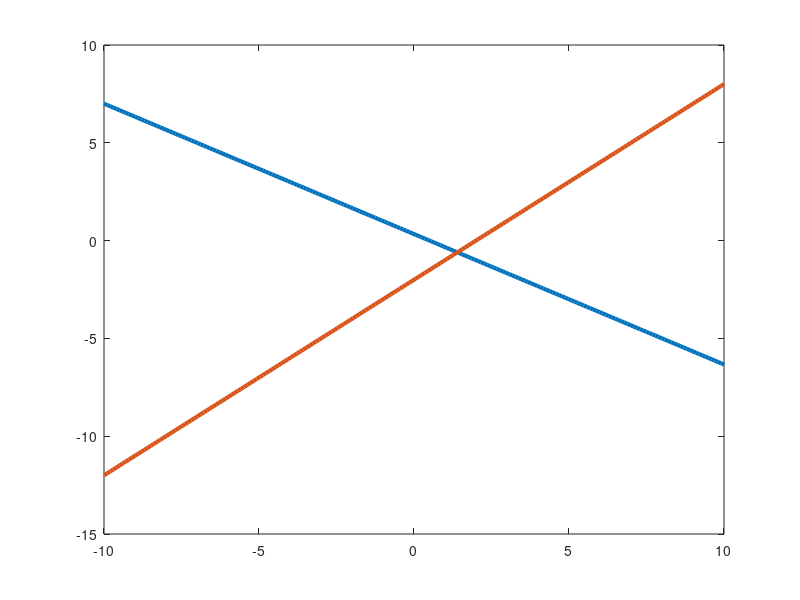
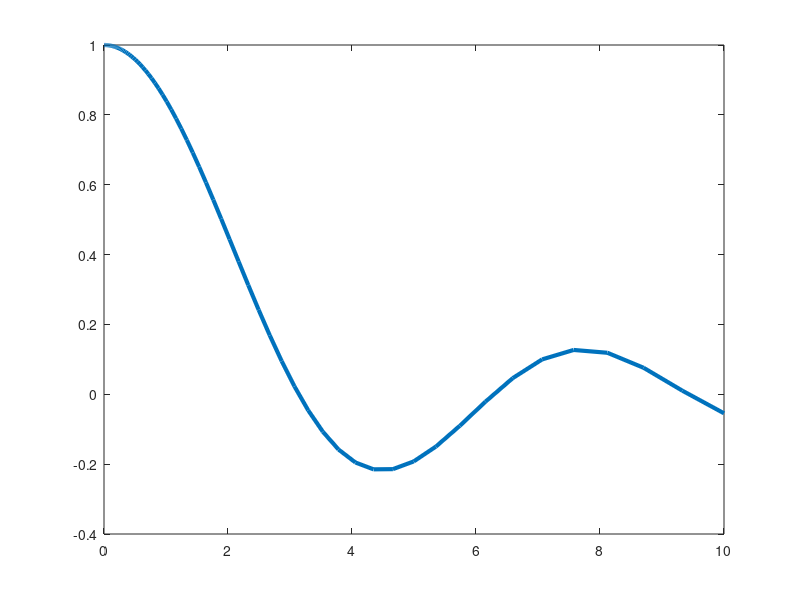
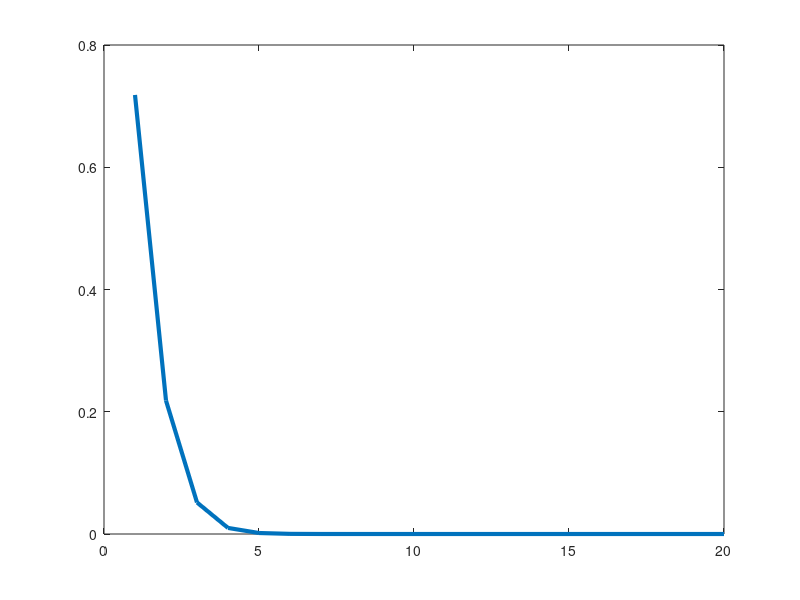
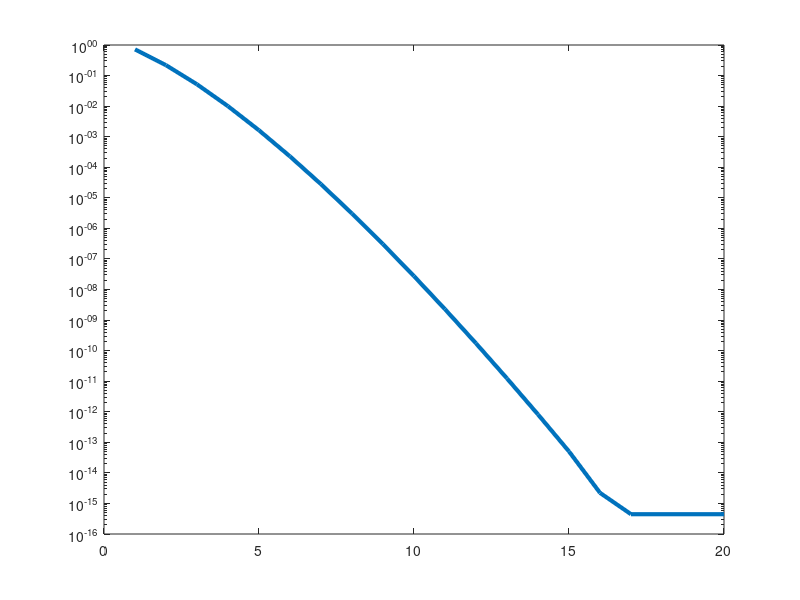

The MATLAB script that drew these images, in order:
clc;clear;
%First Problem
x=linspace(-10,10,200);
y1=(1-2*x)/3;
y2=x-2;
figure(1);plot(x,y1,'LineWidth',3); hold on;
plot(x,y2,'LineWidth',3); hold off;

A=[2 3;1 -1];B=[1;-1];X=A\B;
x0=X(1);
y0=X(2);
%%%%%%%%%%%%%%%%%%%%%%%%%%%%%%

x=logspace(-5,1,200);
figure(2);plot(x,sin(x)./x,'LineWidth',3);

%%%%%%%%%%%%%%%%%%%%%%%%%%%%%%%%%%%%%%%%%%



%Second Problem
A=[1 -1 2;-3 1 1;1 4 -6];
B=[0.50 0.35 0.15;0.35 0.60 0.05;0.15 0.05 0.80];
C=[1 -1;1 2;-3 2];
a0=A*A;
b0=A*B;
c0=B*A;
d0=A*C;
e0=C*C';
f0=C'*C;
g0=(A'+A)/2;

if  (A*B==B*A)
    sprintf('A*B equal to B*A')
else
    sprintf('A*B not equal to B*A')
end

if  ((A+A')/2==(A+A')'/2)
    sprintf('(A+A^T)/2 is symmetric')
else
    sprintf('(A+A^T)/2 is not symmetric')
end

if  ((A-A')/2==-(A-A')'/2)
    sprintf('(A-A^T)/2 is anti-symmetric')
else
    sprintf('(A+A^T)/2 is not anti-symmetric')
end

if  ((A*B)'==B'*A')
    sprintf('(A*B)^T is equal to B^T*A^T')
else
    sprintf('(A*B)^T is not equal to B^T*A^T')
end

if  (inv(A*B)==inv(A)*inv(B))
    sprintf('(A*B)^T is equal to B^T*A^T')
else
    sprintf('(A*B)^T is not equal to B^T*A^T')
end
%%%%%%%%%%%%%%%%%%%%%%%%%%%%%%%%%%%%%%%%%%


%Third Problem;
A=rand(4,4);B=rand(4,4);
a1=A^2-A*A;
b1=inv(A)*A^2*inv(A);
c1=inv(A)^2*A^2;
d1=A^3*A^(-3);
e1=A*A'-A'*A;
f1=A*A-A.*A;
g1=A.^3-A^3;
h1=A.^(-1)-A^(-1);
%%%%%%%%%%%%%%%%%%%%%%%%%%%%%%%%%%%%%%%%%%

%Fourth Problem;
A=rand(5,5);B=rand(5,5);
a2=det(A);
b2=det(3*A);
c2=det(A')-det(A);
d2=det(A)+det(B);
e2=det(A+B);
f2=det(A*B);
g2=det(B*A);
h2=det(A'*B');
i2=det(B'*A');
%%%%%%%%%%%%%%%%%%%%%%%%%%%%%%%%%%%%%%%%%%

%Fifth Problem 
A=rand(5,5);
[v,l]=eig(A);
for i=1:5
    E1(i)=abs(det(A-eye(5,5)*l(i,i)));
    E2(i)=mean(abs(A*v(:,i)-l(i,i)*v(:,i)));
end
%%%%%%%%%%%%%%%%%%%%%%%%%%%%%%%%%%%%%%%%%%

%Sixth Problem 
N0=20;
y0=zeros(N0,1);
err=y0;
y0(1)=1.0;
for i=1:N0
    y0(i+1)=y0(i)+1/factorial(i);
    err(i)=abs(exp(1)-y0(i+1));
end
figure(3);plot(1:N0,err,'LineWidth',3); 
figure(4);semilogy(1:N0,err,'LineWidth',3); 
figure(5);loglog(1:N0,err,'LineWidth',3); 
    
%Seventh Problem
h=[1.0e-1 5.0e-2 1.0e-2 1.0e-2 5.0e-3 1.0e-3];
Dp=(sin(1+h)-sin(1))./h;
Dm=(sin(1)-sin(1-h))./h;
D0=(sin(1+h)-sin(1-h))./(2*h);
D3=(2*sin(1+h)+3*sin(1)-6*sin(1-h)+sin(1-2*h))./(6*h);
figure(6);loglog(h,abs(Dp-cos(1)),'-o','LineWidth',3); hold on;
figure(6);loglog(h,abs(Dm-cos(1)),'-+','LineWidth',3); hold on;
figure(6);loglog(h,abs(D0-cos(1)),'->','LineWidth',3); hold on;
figure(6);loglog(h,abs(D3-cos(1)),'--','LineWidth',3); hold on;    
%%%%%%%%%%%%%%%%%%%%%%%%%%%%%%%%%%%%%%%%%%%%%%%%%%%%%%%%%%%%%%%

h=logspace(-10,-1,100);
Dp=(sin(1+h)-sin(1))./h;
Dm=(sin(1)-sin(1-h))./h;
D0=(sin(1+h)-sin(1-h))./(2*h);
D3=(2*sin(1+h)+3*sin(1)-6*sin(1-h)+sin(1-2*h))./(6*h);
figure(7);loglog(h,abs(Dp-cos(1)),'-o','LineWidth',3); hold on;
figure(7);loglog(h,abs(Dm-cos(1)),'-+','LineWidth',3); hold on;
figure(7);loglog(h,abs(D0-cos(1)),'->','LineWidth',3); hold on;
figure(7);loglog(h,abs(D3-cos(1)),'--','LineWidth',3); hold on; 


